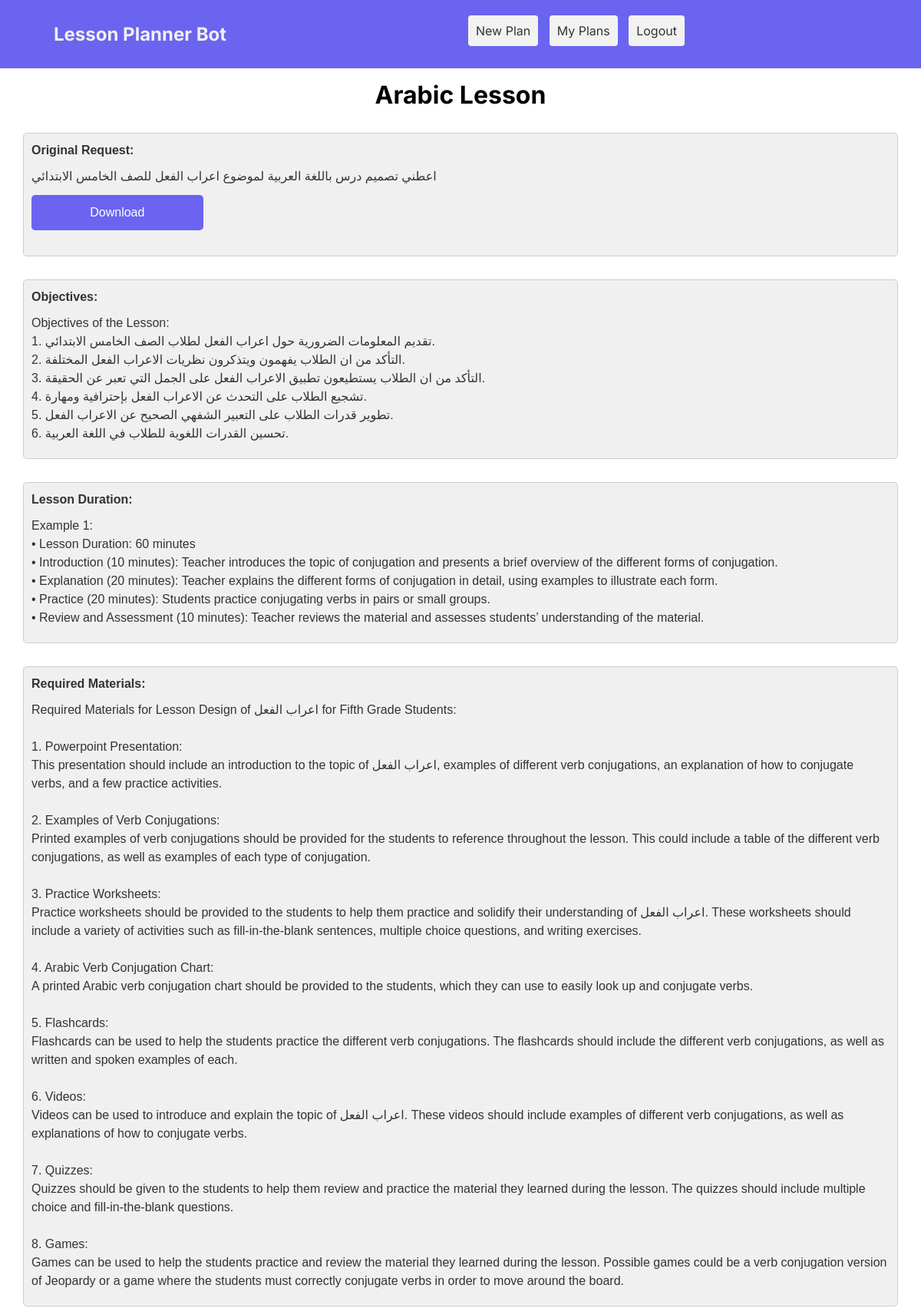
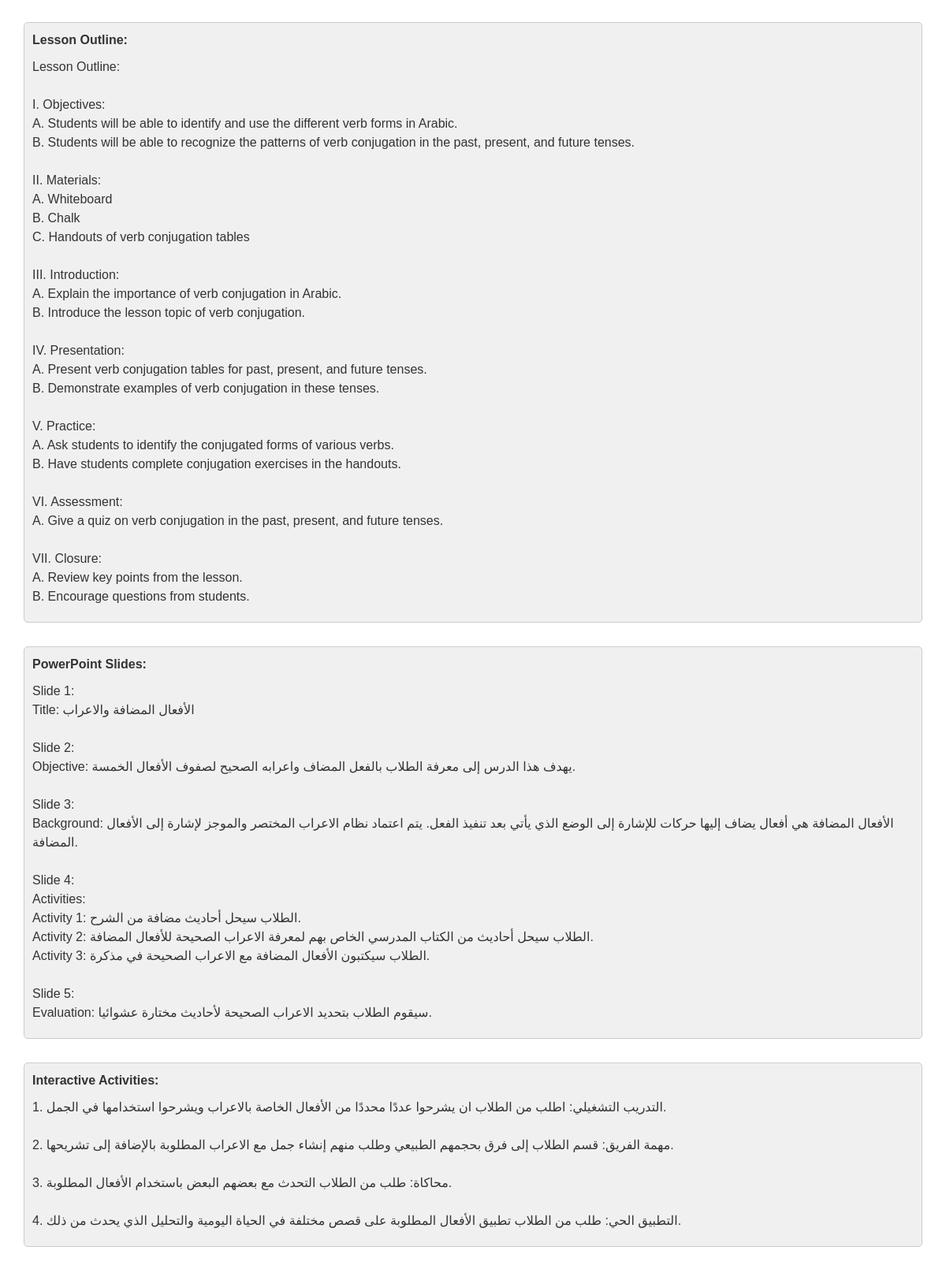
Screenshot of /lessons/9OY11YF3Z0KTFU/view (signed in) with the database file from the repository (2 pictures, top to bottom).
### app/edu/database/models/ModelLessonDesign.py (models this page shows, shortened)
class ModelLessonDesign(db.Model):
    __tablename__ = 'lesson_design'
    id = Column(String, primary_key=True, unique=True)
    lesson_design_name = Column(String)
    desc = Column(String)
    user_id = Column(String)

### app/edu/database/models/ModelLessonDesignSection.py (models this page shows, shortened)
class ModelLessonDesignSection(db.Model):
    __tablename__ = 'lesson_design_section'
    id = Column(String, primary_key=True, unique=True)
    lesson_design_section = Column(String)
    content = Column(String)
    lesson_design_id = Column(String)

### app/modules/lessons/routes.py (the view)
@blueprint.route('/lessons/<report_id>/view', methods=['POST', 'GET'])
@login_required
def viewreport(report_id):
    lessons_controller = LessonsController()
    return lessons_controller.get_report(report_id)

### app/__init__.py (called while the page is built)
def configure_database(app):
    @app.before_first_request
    def initialize_database():
        db.create_all()
    @app.teardown_request
    def shutdown_session(exception=None):
        db.session.remove()

### app/base/models.py (called while the page is built)
@login_manager.user_loader
def user_loader(id):
    return User.query.filter_by(id=id).first()

### app/edu/controllers/LessonsController.py (called while the page is built)
    def get_report(self, report_id):
        crudlessondesign = CRUDLessonDesign()
        lessondesign = crudlessondesign.retrieve(report_id)
        print(lessondesign.desc)
        crudlessondesignsection = CRUDLessonDesignSection()
        lessonsections = crudlessondesignsection.retrieve(lessondesign.id)
        lesson_sections = {}
        for lessonsection in lessonsections:
            lesson_sections[lessonsection.lesson_design_section] = lessonsection.content
        return render_template("application/pages/lessons/lessonview.html", lesson_sections=lesson_sections, desc=lessondesign.desc, reportname=lessondesign.lesson_design_name)

### app/edu/database/crud/CRUDLessonDesign.py (called while the page is built)
    def retrieve(self, report_id):
        modellessondesign = ModelLessonDesign.query.with_entities(ModelLessonDesign.id, ModelLessonDesign.desc, ModelLessonDesign.lesson_design_name).filter_by(id=report_id).first()
        return modellessondesign

### app/edu/database/crud/CRUDLessonDesignSection.py (called while the page is built)
    def retrieve(self, lesson_design_id):
        modellessondesign = ModelLessonDesignSection.query.filter_by(lesson_design_id=lesson_design_id).all()
        return modellessondesign

### app/templates/application/pages/lessons/lessonview.html (shortened to what this page needs)
{% extends 'layouts/base_logged.html' %}
{% block content %}
    <div style="padding-top: 15px;">
        <h1 style="text-align: center">{{ reportname }}</h1>
    </div>
    <div class="paragraph-box">
        <p style="font-weight: bold">Original Request:</p>
        <p>{{ desc }}</p>
    <button class="small_button align-right">Download</button>
    </div>
    {% for key, value in lesson_sections.items() %}
        <div class="paragraph-box">
            <p style="font-weight: bold">{{ key }}:</p>
            <p>{{ value | safe }}</p>
        </div>
    {% endfor %}
{% endblock content %}

### app/templates/layouts/base_logged.html (shortened to what this page needs)
<html>
<head>
    <link href="../static/css/main.css" rel="stylesheet"/>
</head>
<body>
<section class="header">
    <div class="container_header">
        <div class="logo">
            <h1>Lesson Planner Bot</h1>
        </div>
        <div>
            <ul class="menu">
                <li><a href="/lessons/startreport">New Plan</a></li>
                <li><a href="/lessons/myreports">My Plans</a></li>
                <li><a href="/logout">Logout</a></li>
            </ul>
        </div>
    </div>
</section>
{% block content %}{% endblock content %}
{% include 'layouts/footer.html' %}

### app/templates/layouts/footer.html
</body>
</html>

### app/static/css/main.css (style rules this page uses)
* { margin: 0; padding: 0; box-sizing: border-box; }
body { font-family: 'Inter', sans-serif; }
p { font-family: Arial, sans-serif; font-size: 16px; color: #333333; margin-bottom: 10px; line-height: 1.5; }
.paragraph-box { background-color: #f0f0f0; margin: 30px; padding: 10px; border: 1px solid #cccccc; border-radius: 5px; }
.header { padding: 20px; background-color: #6a64f1; }
.logo { color: #f0f0f0; text-align: left; padding-bottom: 10px; padding-top: 10px; padding-left: 50px; }
ul.menu { list-style: none; margin: 0; padding: 0; }
ul.menu li { display: inline-block; margin-right: 10px; }
ul.menu li a { display: block; padding: 10px; text-decoration: none; background-color: #f2f2f2; color: #333; border-radius: 4px; }
.container_header { display: grid; grid-template-columns: 1fr 1fr; grid-gap: 20px; }
.small_button { text-align: center; width: 20%; font-size: 16px; border-radius: 5px; padding: 14px 25px; border: none; font-weight: 500; background-color: #6a64f1; color: white; cursor: pointer; margin-top: 25px; }
.align-right { top: 50%; right: 0; transform: translateY(-50%); }

### rows the page displays
ModelLessonDesign: lesson_design_name "Arabic Lesson", desc "اعطني تصميم درس باللغة العربية لموضوع اعراب الفعل للصف الخامس الابتدائي"
ModelLessonDesignSection: lesson_design_section "Objectives", content "Objectives of the Lesson: 1. تقديم المعلومات الضرورية حول اعراب الفعل لطلاب الصف الخامس الابتدائي. 2. التأكد من ان الطلاب يفهمون ويتذكرون نظريات الاعراب الفعل المختلفة. 3. التأكد من ان الطلاب يستطيعون تطبيق الاعراب الفعل على الجمل التي تعبر عن الحقيقة. 4. تشجيع الطلاب على التحدث عن الاعراب الفعل بإحترافية ومهارة. 5. تطوير قدرات الطلاب على التعبير الشفهي الصحيح عن الاعراب الفعل. 6. تحسين القدرات اللغوية للطلاب في اللغة العربية."
ModelLessonDesignSection: lesson_design_section "Lesson Duration", content "Example 1: • Lesson Duration: 60 minutes • Introduction (10 minutes): Teacher introduces the topic of conjugation and presents a brief overview of the different forms of conjugation. • Explanation (20 minutes): Teacher explains the different forms of conjugation in detail, using examples to illustrate each form. • Practice (20 minutes): Students practice conjugating verbs in pairs or small groups. • Review and Assessment (10 minutes): Teacher reviews the material and assesses students’ understanding of the material."
ModelLessonDesignSection: lesson_design_section "Required Materials", content "Required Materials for Lesson Design of اعراب الفعل for Fifth Grade Students: 1. Powerpoint Presentation: This presentation should include an introduction to the topic of اعراب الفعل, examples of different verb conjugations, an explanation of how to conjugate verbs, and a few practice activities. 2. Examples of Verb Conjugations: Printed examples of verb conjugations should be provided for the students to reference throughout the lesson. This could include a table of the different verb conjugations, as well as examples of each type of conjugation. 3. Practice Worksheets: Practice worksheets should be provided to the students to help them practice and solidify their understanding of اعراب…"
ModelLessonDesignSection: lesson_design_section "Lesson Outline", content "Lesson Outline: I. Objectives: A. Students will be able to identify and use the different verb forms in Arabic. B. Students will be able to recognize the patterns of verb conjugation in the past, present, and future tenses. II. Materials: A. Whiteboard B. Chalk C. Handouts of verb conjugation tables III. Introduction: A. Explain the importance of verb conjugation in Arabic. B. Introduce the lesson topic of verb conjugation. IV. Presentation: A. Present verb conjugation tables for past, present, and future tenses. B. Demonstrate examples of verb conjugation in these tenses. V. Practice: A. Ask students to identify the conjugated forms of various verbs. B. Have students complete conjugation…"
ModelLessonDesignSection: lesson_design_section "PowerPoint Slides", content "Slide 1: Title: الأفعال المضافة والاعراب Slide 2: Objective: يهدف هذا الدرس إلى معرفة الطلاب بالفعل المضاف واعرابه الصحيح لصفوف الأفعال الخمسة. Slide 3: Background: الأفعال المضافة هي أفعال يضاف إليها حركات للإشارة إلى الوضع الذي يأتي بعد تنفيذ الفعل. يتم اعتماد نظام الاعراب المختصر والموجز لإشارة إلى الأفعال المضافة. Slide 4: Activities: Activity 1: الطلاب سيحل أحاديث مضافة من الشرح. Activity 2: الطلاب سيحل أحاديث من الكتاب المدرسي الخاص بهم لمعرفة الاعراب الصحيحة للأفعال المضافة. Activity 3: الطلاب سيكتبون الأفعال المضافة مع الاعراب الصحيحة في مذكرة. Slide 5: Evaluation: سيقوم الطلاب بتحديد الاعراب الصحيحة لأحاديث مختارة عشوائيا."
ModelLessonDesignSection: lesson_design_section "Interactive Activities", content "1. التدريب التشغيلي: اطلب من الطلاب ان يشرحوا عددًا محددًا من الأفعال الخاصة بالاعراب ويشرحوا استخدامها في الجمل. 2. مهمة الفريق: قسم الطلاب إلى فرق بحجمهم الطبيعي وطلب منهم إنشاء جمل مع الاعراب المطلوبة بالإضافة إلى تشريحها. 3. محاكاة: طلب من الطلاب التحدث مع بعضهم البعض باستخدام الأفعال المطلوبة. 4. التطبيق الحي: طلب من الطلاب تطبيق الأفعال المطلوبة على قصص مختلفة في الحياة اليومية والتحليل الذي يحدث من ذلك."
